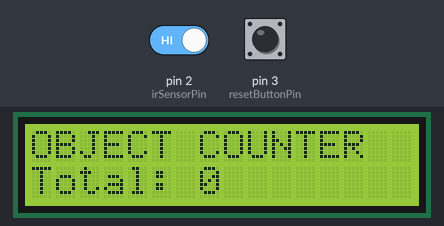
Recording of a sketch running on a simulated Arduino Uno, built with avr-gcc and run on an emulated ATmega328P. Parts: 16×2 character LCD. Inputs (shaded band) come from the test bench; at power-on: pin 3 (resetButtonPin) HIGH, pin 2 (irSensorPin) HIGH. What the sketch prints to the serial monitor is not drawn.

Above: at 2.8 s.
2.9 s: pin 3 (resetButtonPin) pulled LOW for 1 s
At 3.3 s:
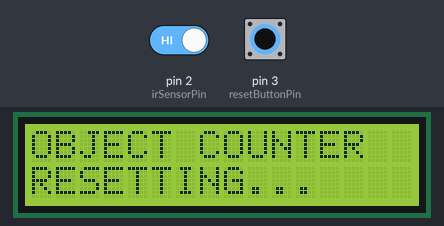
5.5 s: pin 2 (irSensorPin) driven LOW
At 6.7 s:
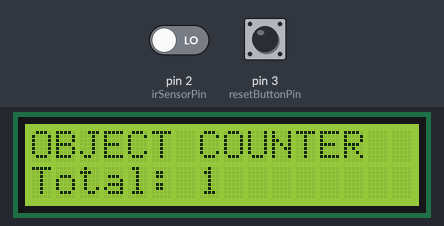
7.0 s: pin 3 (resetButtonPin) pulled LOW for 3.2 s
At 10.7 s:
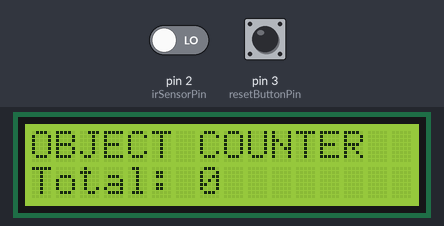
11.7 s: pin 2 (irSensorPin) driven HIGH and pin 3 (resetButtonPin) driven LOW
At 12.1 s:
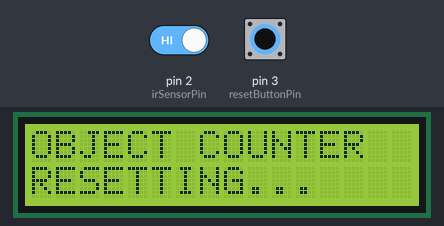
14.7 s: pin 3 (resetButtonPin) driven HIGH
Timing chart, 0 to 17.5 s (numbered marks = the images above; inputs shaded):
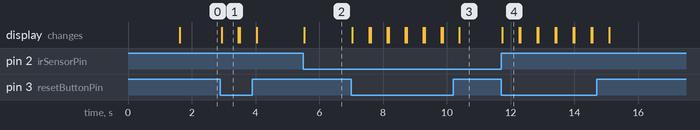

Measured:
- after the input at 2.9 s, the display: changes at once (image 1)
- after the input at 5.5 s, the display: changes at once (image 2)
- after the input at 7.0 s, the display: first changes at once (image 3 shows a later state)
- after the input at 11.7 s, the display: changes at once (image 4)
- what the display in image 1 shows lasts 0.6 s, from 2.9 s to 3.5 s

The sketch:

object_counter.ino
```cpp
#include <Wire.h>
#include <LiquidCrystal_I2C.h>

// Initialize LCD (Address 0x27 or 0x3F)
LiquidCrystal_I2C lcd(0x27, 16, 2);

// Pin Definitions
const int irSensorPin = 2;    // IR Sensor OUT
const int resetButtonPin = 3; // Push button connected to Pin 3 and GND

// Variables
int objectCount = 0;
bool objectDetected = false;

// Debouncing variables
unsigned long lastTriggerTime = 0;
const unsigned long debounceDelay = 200; // 200ms debounce window

void setup() {
  Serial.begin(9600);

  pinMode(irSensorPin, INPUT);
  pinMode(resetButtonPin, INPUT_PULLUP);

  lcd.init();
  lcd.backlight();

  lcd.setCursor(0, 0);
  lcd.print(" OBJECT COUNTER ");
  lcd.setCursor(0, 1);
  lcd.print(" System Ready!  ");
  delay(1500);

  updateDisplay();
}

void loop() {
  int sensorState = digitalRead(irSensorPin);
  int buttonState = digitalRead(resetButtonPin);
  unsigned long currentTime = millis();

  // 1. Detect Object with Debounce
  if (sensorState == LOW && !objectDetected && (currentTime - lastTriggerTime > debounceDelay)) {
    objectCount++;
    objectDetected = true;
    lastTriggerTime = currentTime;

    updateDisplay();

    // Serial print for debugging
    Serial.print("COUNT:");
    Serial.println(objectCount);
  }

  if (sensorState == HIGH && objectDetected) {
    objectDetected = false;
  }

  // 2. Physical Button Reset
  if (buttonState == LOW) {
    objectCount = 0;
    updateDisplay();

    lcd.setCursor(0, 1);
    lcd.print("RESETTING...    ");
    delay(500);
    updateDisplay();
  }
}

void updateDisplay() {
  lcd.clear();
  lcd.setCursor(0, 0);
  lcd.print("OBJECT COUNTER");

  lcd.setCursor(0, 1);
  lcd.print("Total: ");
  lcd.print(objectCount);
}
```
